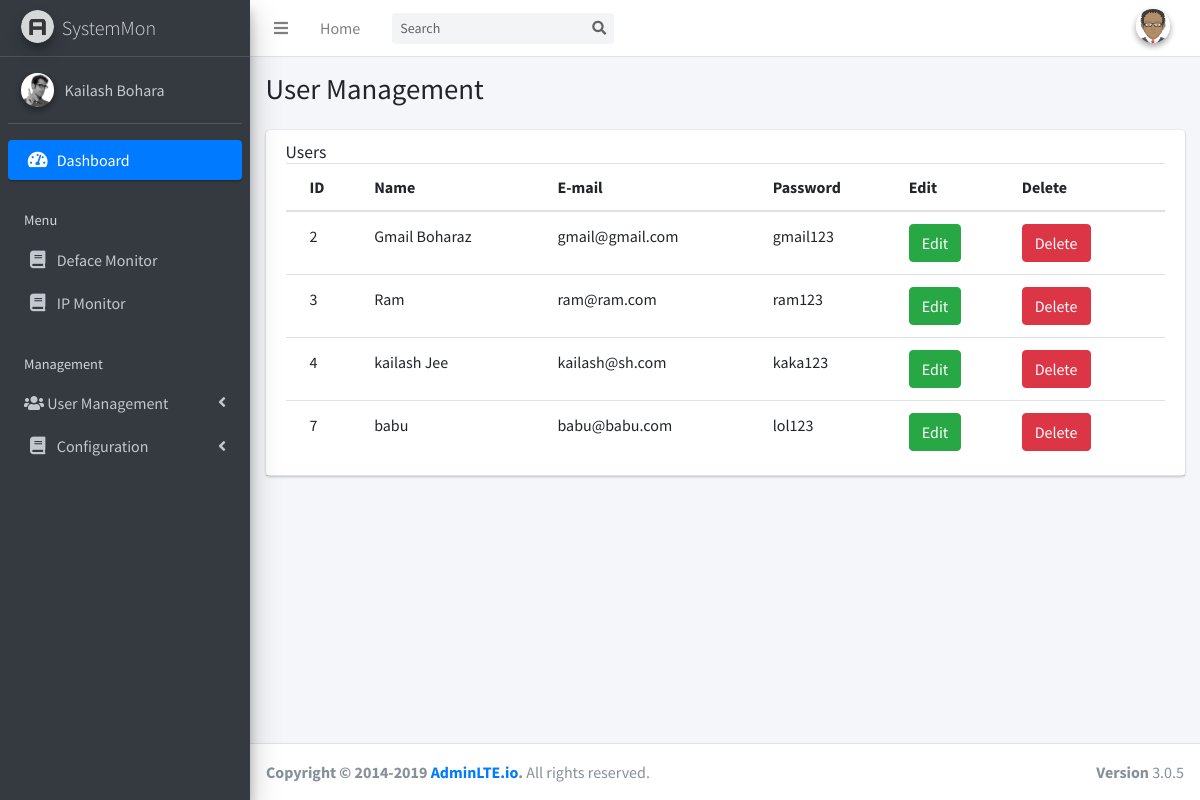
The page /useredit.php on the database as committed earlier.
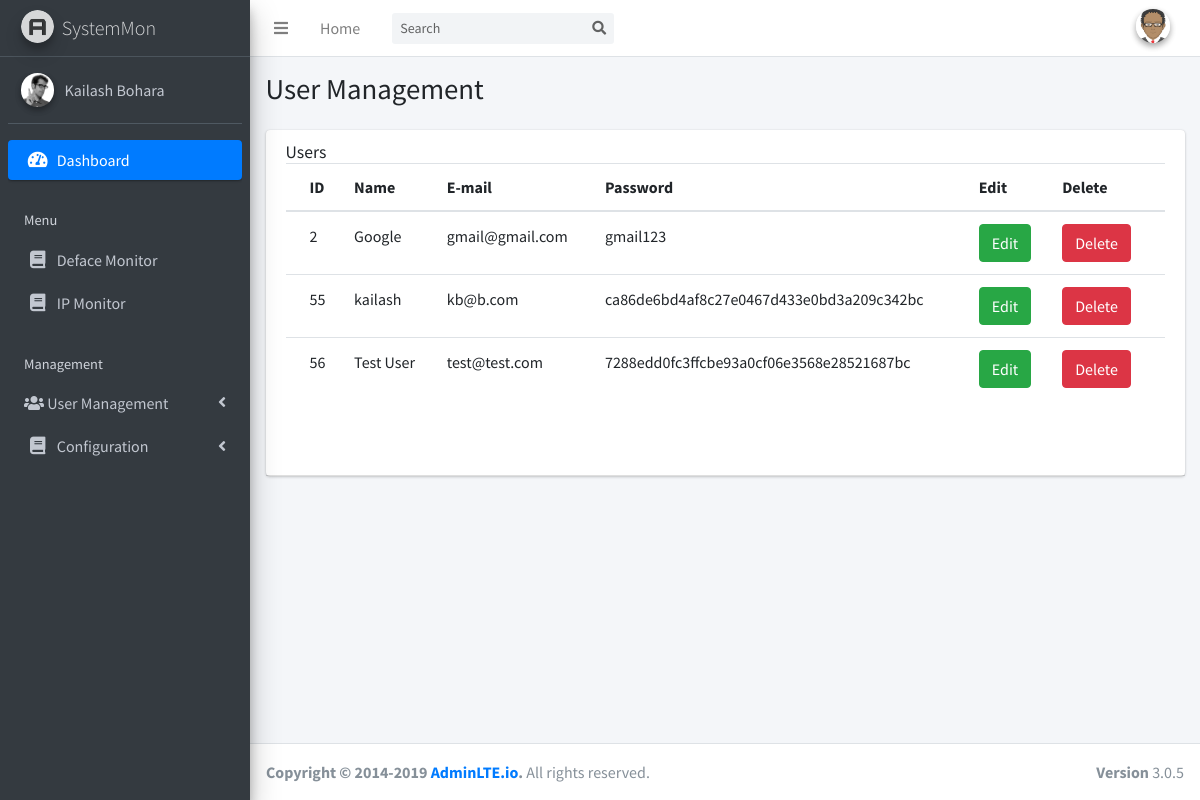
The same page on the database as committed later.
### tables this page shows
CREATE TABLE `users` (
  `id` int(10) NOT NULL,
  `name` varchar(250) NOT NULL,
  `password` varchar(500) NOT NULL,
  `email` varchar(250) NOT NULL
);

### useredit.php (the view, shortened to what this page needs)
<!DOCTYPE html>
<html>
<head>
  <link rel="stylesheet" href="plugins/fontawesome-free/css/all.min.css">
  <link rel="stylesheet" href="https://code.ionicframework.com/ionicons/2.0.1/css/ionicons.min.css">
  <link rel="stylesheet" href="dist/css/adminlte.min.css">
</head>
<body class="hold-transition sidebar-mini">
<div class="wrapper">
<?php include 'themepart/nav-bar.php'; ?>
<?php include 'themepart/sidebar.php';
?>
  <div class="content-wrapper">
    <section class="content-header">
      <div class="container-fluid">
        <div class="row mb-2">
          <div class="col-sm-6">
            <h1>User Management</h1>
          </div>
        </div>
      </div>
    </section>
    <section class="content">
      <div class="container-fluid">
        <div class="row">
          <div class="col-12">
            <div class="card">
              <div class="card-header">
                <h3 class="card-title">Users</h3>
              <div class="card-body table-responsive p-0" style="height: 300px;">
                  <?php
                  $connection= mysqli_connect("localhost","root","","hash_analyzer");
                  $query= "SELECT * FROM users";
                  $query_run= mysqli_query($connection,$query);
                  ?>
                <table class="table table-head-fixed text-nowrap">
                  <thead>
                    <tr>
                      <th>ID</th>
                      <th>Name</th>
                      <th>E-mail</th>
                      <th>Password</th>
                      <th>Edit</th>
                      <th>Delete</th>
                    </tr>
                  </thead>
                  <tbody>
                   <?php
                    if(mysqli_num_rows($query_run)> 0)
                    {
                      while($row = mysqli_fetch_assoc($query_run))
                      {
                       ?>
                    <tr>
                       <td> <?php echo $row['id'];?> </td>
                       <td> <?php echo $row['name'];?> </td>
                       <td> <?php echo $row['email'];?> </td>
                       <td> <?php echo $row['password'];?> </td>
                       <td>
                         <form action="registeredit.php" method="POST">
                           <button type="submit" name="edit_btn" class="btn btn-success" >Edit</button>
                         </form>
                       </td>
                       <td>
                        <form action="code.php" method="POST">
                        <button type="submit" name="delete_btn" class="btn btn-danger">Delete</button>
                        </form>
                       </td>
                    </tr>
                    <?php
                      }
                    }
                    else {
                      echo "No record found!";
                    }
                    ?>
                  </tbody>
                </table>
              </div>
            </div>
          </div>
        </div>
      </div>
    </section>
  </div>
  <footer class="main-footer">
    <div class="float-right d-none d-sm-block">
      <b>Version</b> 3.0.5
    </div>
    <strong>Copyright &copy; 2014-2019 <a href="http://adminlte.io">AdminLTE.io</a>.</strong> All rights
    reserved.
  </footer>
</div>
</body>
</html>

Rows that differ between the two databases and show on the page:
removed users: id "3", name "Ram", email "ram@ram.com", password "ram123"
removed users: id "4", name "kailash Jee", email "kailash@sh.com", password "kaka123"
removed users: id "7", name "babu", email "babu@babu.com", password "lol123"
changed users "gmail@gmail.com": name "Gmail Boharaz" → "Google"
added users: id "55", name "kailash", email "kb@b.com", password "ca86de6bd4af8c27e0467d433e0bd3a209c342bc"
added users: id "56", name "Test User", email "test@test.com", password "7288edd0fc3ffcbe93a0cf06e3568e28521687bc"
